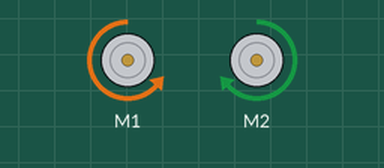
Recording of a sketch running on a simulated Arduino Uno, built with avr-gcc and run on an emulated ATmega328P. Shown: 2 × DC motor (green arrow = forward, orange = backward, longer = faster). What the sketch prints to the serial monitor is not drawn.

Above: at 0.1 s.
Timing chart, 0 to 1.6 s (numbered marks = the images above):
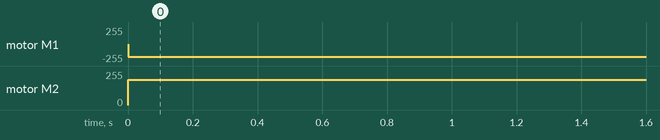

The sketch:

ardu.ino
```cpp
#include "MeMCore.h"

MeUltrasonicSensor ultraSensor(PORT_3);
MeLineFollower lineFinder(PORT_2);
MeDCMotor motor1(M1); //left
MeDCMotor motor2(M2); //right
int fastness1 = -190;
int fastness2 = -fastness1;
int t;

void setup(){
  Serial.begin(9600);
}

void loop() {
  int val = lineFinder.readSensors();

  if (val == 0){
    Serial.println("Sensor 1 and 2 are inside of black line");
    t = 0;
    motor1.run(fastness1);
    motor2.run(fastness2);
  }
  else if (val == 1){
    Serial.println("Sensor 1 is outside of black line"); //right
    t = 1;
    motor1.run(fastness1);
    motor2.run(fastness2);
  }
  else if (val == 2){
    Serial.println("Sensor 2 is outside of black line"); //left
    t = 2;
    motor1.run(fastness1);
    motor2.run(fastness2);
  }
  else{
    Serial.println("Sensor 1 and 2 are outside of black line");
    if (t == 1){
      // naar links
      motor1.run(0);
      motor2.run(fastness2);
    }
    else{
      // naar rechts
      motor1.run(fastness1);
      motor2.run(0);
    }
  }
}
```

Measured:
- by itself, motor M1: stopped → backward 190/255 at 0.00 s
- by itself, motor M2: stopped → forward 190/255 at 0.00 s
